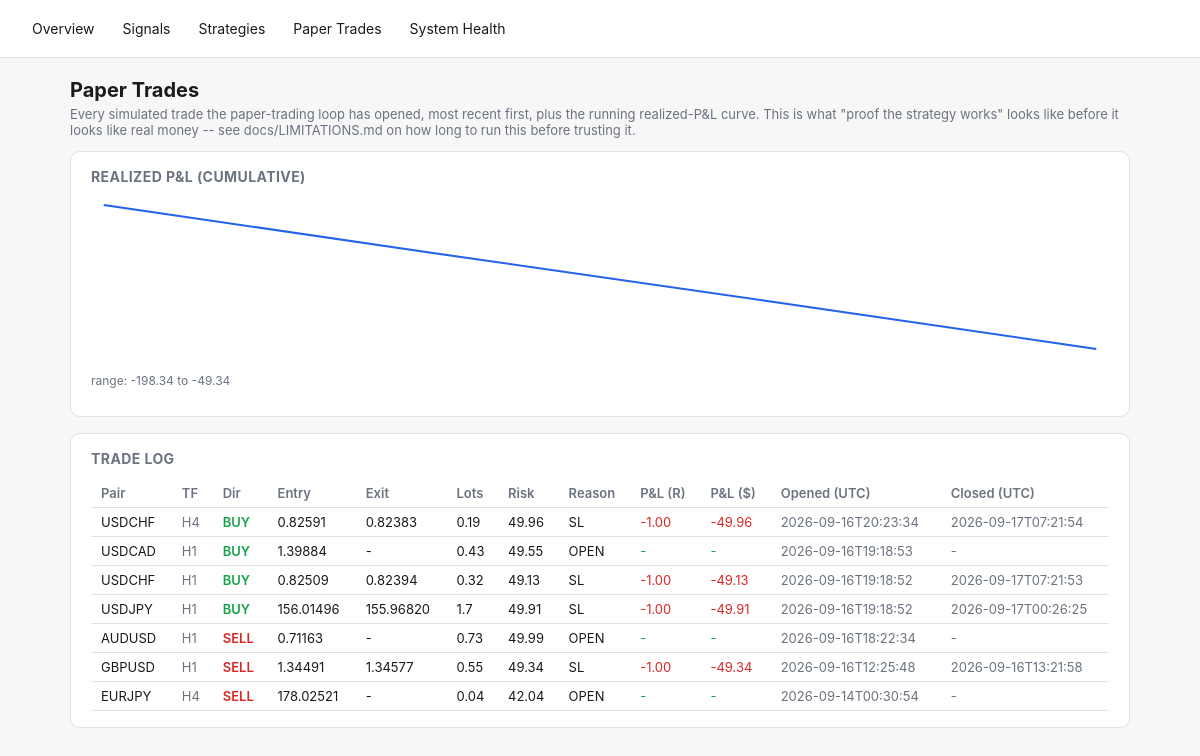
The page /paper-trades on the database as committed earlier.
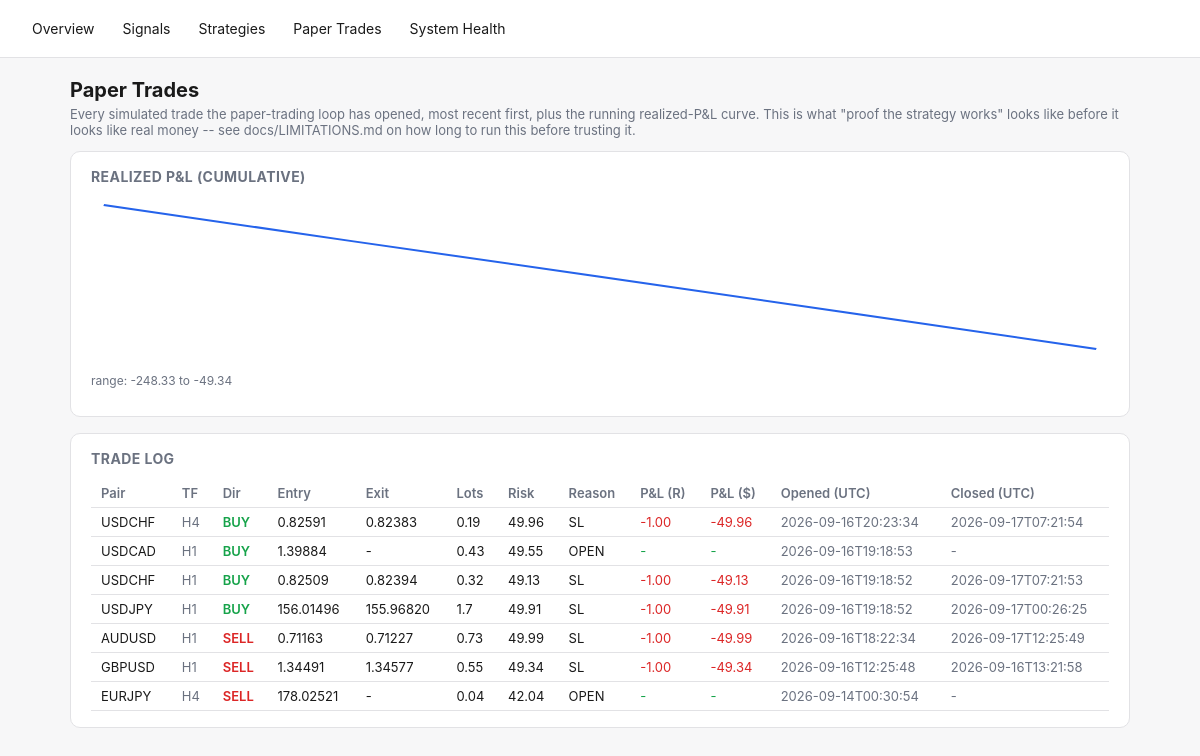
The same page on the database as committed later.
### tables this page shows
CREATE TABLE paper_trades (
    id INTEGER PRIMARY KEY AUTOINCREMENT,
    signal_id TEXT REFERENCES signals(id),
    pair TEXT NOT NULL,
    direction TEXT NOT NULL,
    entry_time TEXT NOT NULL,
    entry_price REAL NOT NULL,
    stop_loss REAL NOT NULL,
    take_profit REAL NOT NULL,
    lots REAL,                 -- position size at entry (fx_engine.position_sizing), if it could be computed
    risk_amount REAL,          -- dollar amount risked at entry, lots * stop_distance * pip_value
    exit_time TEXT,
    exit_price REAL,
    exit_reason TEXT,
    pnl_r REAL,
    pnl_amount REAL,           -- real dollar P&L = pnl_r * risk_amount (NULL if risk_amount unknown)
    created_at TEXT NOT NULL
, timeframe TEXT NOT NULL DEFAULT 'H4');

### fx_engine/dashboard.py (the view)
    @app.route("/paper-trades")
    def paper_trades_page():
        d = get_db()
        curve = d.paper_equity_curve()
        return render_template(
            "paper_trades.html", trades=d.recent_paper_trades(limit=200), curve=curve,
            svg_points=_equity_curve_svg_points(curve),
            curve_min=min((p["cumulative"] for p in curve), default=0.0),
            curve_max=max((p["cumulative"] for p in curve), default=0.0),
        )

### fx_engine/dashboard.py (called while the page is built)
def _equity_curve_svg_points(curve: list[dict], width: int = 640, height: int = 160, pad: int = 8) -> str:
    if len(curve) < 2:
        return ""
    values = [p["cumulative"] for p in curve]
    lo, hi = min(values), max(values)
    span = (hi - lo) or 1.0
    n = len(values)
    points = []
    for i, v in enumerate(values):
        x = pad + (i / (n - 1)) * (width - 2 * pad)
        y = pad + (1 - (v - lo) / span) * (height - 2 * pad)
        points.append(f"{x:.1f},{y:.1f}")
    return " ".join(points)

### fx_engine/db.py (called while the page is built)
    @contextmanager
    def _conn(self):
        conn = sqlite3.connect(self.path)
        conn.row_factory = sqlite3.Row
        try:
            yield conn
            conn.commit()
        finally:
            conn.close()

    def recent_paper_trades(self, limit: int = 100) -> list[dict]:
        with self._conn() as conn:
            rows = conn.execute(
                "SELECT * FROM paper_trades ORDER BY created_at DESC LIMIT ?", (limit,),
            ).fetchall()
        return [dict(r) for r in rows]

### fx_engine/templates/paper_trades.html (shortened to what this page needs)
{% extends "base.html" %}
{% block content %}
<h1>Paper Trades</h1>
<p class="lede">Every simulated trade the paper-trading loop has opened, most recent first, plus the running
realized-P&amp;L curve. This is what "proof the strategy works" looks like before it looks like real money -- see
docs/LIMITATIONS.md on how long to run this before trusting it.</p>
<div class="card">
  <h2>Realized P&amp;L (cumulative)</h2>
  {% if svg_points %}
  <svg viewBox="0 0 640 160" width="100%" height="160" preserveAspectRatio="none">
    <polyline points="{{ svg_points }}" fill="none" stroke="var(--accent)" stroke-width="2" />
  </svg>
  <p class="muted" style="font-size:12px;">range: {{ "%.2f"|format(curve_min) }} to {{ "%.2f"|format(curve_max) }}</p>
  {% else %}
  <p class="muted">Not enough closed trades yet for a curve (need at least 2).</p>
  {% endif %}
</div>
<div class="card">
  <h2>Trade Log</h2>
  <div class="overflow">
  <table>
    <tr>
      <th>Pair</th><th>TF</th><th>Dir</th><th>Entry</th><th>Exit</th><th>Lots</th><th>Risk</th>
      <th>Reason</th><th>P&amp;L (R)</th><th>P&amp;L ($)</th><th>Opened (UTC)</th><th>Closed (UTC)</th>
    </tr>
    {% for t in trades %}
    <tr>
      <td>{{ t.pair }}</td>
      <td class="muted">{{ t.timeframe or "H4" }}</td>
      <td class="{{ 'buy' if t.direction=='BUY' else 'sell' }}">{{ t.direction }}</td>
      <td>{{ "%.5f"|format(t.entry_price) }}</td>
      <td>{{ "%.5f"|format(t.exit_price) if t.exit_price is not none else "-" }}</td>
      <td>{{ t.lots if t.lots is not none else "-" }}</td>
      <td>{{ "%.2f"|format(t.risk_amount) if t.risk_amount is not none else "-" }}</td>
      <td>{{ t.exit_reason or "OPEN" }}</td>
      <td style="color:{{ 'var(--green)' if (t.pnl_r or 0) >= 0 else 'var(--red)' }}">
        {{ "%.2f"|format(t.pnl_r) if t.pnl_r is not none else "-" }}
      </td>
      <td style="color:{{ 'var(--green)' if (t.pnl_amount or 0) >= 0 else 'var(--red)' }}">
        {{ "%.2f"|format(t.pnl_amount) if t.pnl_amount is not none else "-" }}
      </td>
      <td class="muted">{{ t.entry_time[:19] }}</td>
      <td class="muted">{{ t.exit_time[:19] if t.exit_time else "-" }}</td>
    </tr>
    {% else %}
    <tr><td colspan="12" class="muted">No paper trades yet -- run `python -m fx_engine.main paper --once`.</td></tr>
    {% endfor %}
  </table>
  </div>
</div>
{% endblock %}

Rows that differ between the two databases and show on the page:
changed paper_trades "AUDUSD": exit_price "-" → "0.71227"; exit_reason "OPEN" → "SL"; pnl_r "-" → "-1.00"; pnl_amount "-" → "-49.99"; exit_time "-" → "2026-09-17T12:25:49"
Other text that changed with them:
{{ "%.2f"|format(curve_min) }}: "-198.34" → "-248.33"
